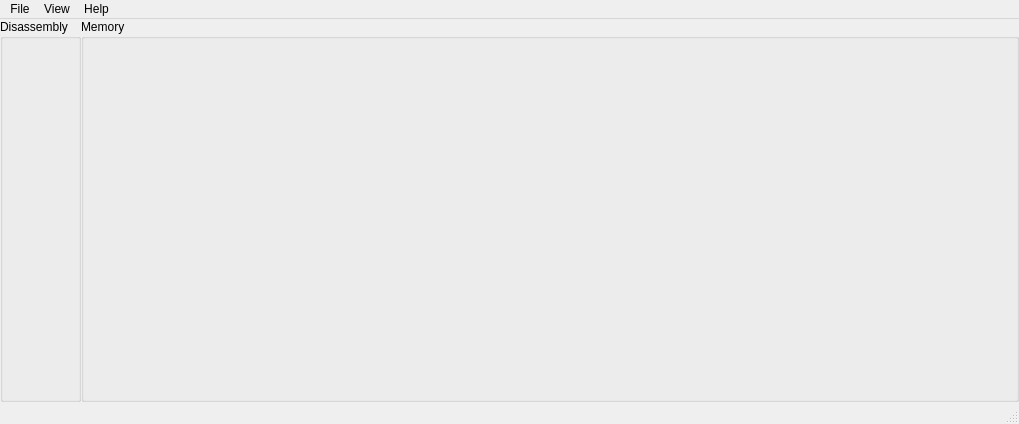
<?xml version="1.0" encoding="UTF-8"?>
<ui version="4.0">
 <class>MainWindow</class>
 <widget class="QMainWindow" name="MainWindow">
  <property name="geometry">
   <rect>
    <x>0</x>
    <y>0</y>
    <width>1019</width>
    <height>424</height>
   </rect>
  </property>
  <property name="windowTitle">
   <string>EM400</string>
  </property>
  <property name="windowIcon">
   <iconset resource="resources.qrc">
    <normaloff>:/icons/em400/em400_32.png</normaloff>:/icons/em400/em400_32.png</iconset>
  </property>
  <widget class="QWidget" name="centralwidget">
   <layout class="QVBoxLayout" name="verticalLayout_4">
    <property name="spacing">
     <number>0</number>
    </property>
    <property name="leftMargin">
     <number>0</number>
    </property>
    <property name="topMargin">
     <number>0</number>
    </property>
    <property name="rightMargin">
     <number>0</number>
    </property>
    <property name="bottomMargin">
     <number>0</number>
    </property>
    <item alignment="Qt::AlignmentFlag::AlignHCenter">
     <widget class="ControlPanel" name="cp" native="true">
      <property name="sizePolicy">
       <sizepolicy hsizetype="Minimum" vsizetype="Fixed">
        <horstretch>0</horstretch>
        <verstretch>0</verstretch>
       </sizepolicy>
      </property>
     </widget>
    </item>
    <item>
     <layout class="QHBoxLayout" name="horizontalLayout_3">
      <property name="spacing">
       <number>0</number>
      </property>
      <item>
       <widget class="QGroupBox" name="group_dasm">
        <property name="sizePolicy">
         <sizepolicy hsizetype="Minimum" vsizetype="Preferred">
          <horstretch>0</horstretch>
          <verstretch>0</verstretch>
         </sizepolicy>
        </property>
        <property name="title">
         <string>Disassembly</string>
        </property>
        <property name="flat">
         <bool>true</bool>
        </property>
        <layout class="QVBoxLayout" name="verticalLayout">
         <property name="spacing">
          <number>6</number>
         </property>
         <property name="leftMargin">
          <number>0</number>
         </property>
         <property name="topMargin">
          <number>0</number>
         </property>
         <property name="rightMargin">
          <number>0</number>
         </property>
         <property name="bottomMargin">
          <number>0</number>
         </property>
         <item>
          <layout class="QHBoxLayout" name="horizontalLayout">
           <item>
            <widget class="DasmView" name="dasm" native="true">
             <property name="sizePolicy">
              <sizepolicy hsizetype="Preferred" vsizetype="Minimum">
               <horstretch>0</horstretch>
               <verstretch>0</verstretch>
              </sizepolicy>
             </property>
            </widget>
           </item>
          </layout>
         </item>
         <item>
          <layout class="QHBoxLayout" name="horizontalLayout_2"/>
         </item>
        </layout>
       </widget>
      </item>
      <item>
       <widget class="QGroupBox" name="group_mem">
        <property name="sizePolicy">
         <sizepolicy hsizetype="Minimum" vsizetype="Preferred">
          <horstretch>255</horstretch>
          <verstretch>0</verstretch>
         </sizepolicy>
        </property>
        <property name="title">
         <string>Memory</string>
        </property>
        <property name="flat">
         <bool>true</bool>
        </property>
        <layout class="QVBoxLayout" name="verticalLayout_2">
         <property name="spacing">
          <number>6</number>
         </property>
         <property name="leftMargin">
          <number>0</number>
         </property>
         <property name="topMargin">
          <number>0</number>
         </property>
         <property name="rightMargin">
          <number>0</number>
         </property>
         <property name="bottomMargin">
          <number>0</number>
         </property>
         <item>
          <widget class="MemView" name="mem" native="true"/>
         </item>
        </layout>
       </widget>
      </item>
     </layout>
    </item>
   </layout>
  </widget>
  <widget class="QMenuBar" name="menubar">
   <property name="geometry">
    <rect>
     <x>0</x>
     <y>0</y>
     <width>1019</width>
     <height>23</height>
    </rect>
   </property>
   <widget class="QMenu" name="menuFile">
    <property name="title">
     <string>File</string>
    </property>
    <addaction name="actionLoad_OS_image"/>
    <addaction name="actionLoad_state"/>
    <addaction name="actionSave_state"/>
    <addaction name="separator"/>
    <addaction name="actionQuit"/>
   </widget>
   <widget class="QMenu" name="menuView">
    <property name="title">
     <string>View</string>
    </property>
    <addaction name="actionMemory_configuration"/>
    <addaction name="actionBreakpoints"/>
    <addaction name="actionWatches"/>
    <addaction name="separator"/>
    <addaction name="actionSmall_Control_Panel"/>
    <addaction name="actionDebugger"/>
    <addaction name="separator"/>
    <addaction name="actionPanel_Theme"/>
   </widget>
   <widget class="QMenu" name="menuHelp">
    <property name="title">
     <string>Help</string>
    </property>
    <addaction name="actionAbout"/>
   </widget>
   <addaction name="menuFile"/>
   <addaction name="menuView"/>
   <addaction name="menuHelp"/>
  </widget>
  <widget class="QStatusBar" name="statusbar"/>
  <action name="actionLoad_OS_image">
   <property name="text">
    <string>Load OS image...</string>
   </property>
  </action>
  <action name="actionLoad_state">
   <property name="text">
    <string>Load state</string>
   </property>
  </action>
  <action name="actionSave_state">
   <property name="text">
    <string>Save state</string>
   </property>
  </action>
  <action name="actionQuit">
   <property name="text">
    <string>Quit</string>
   </property>
  </action>
  <action name="actionMemory_configuration">
   <property name="text">
    <string>Memory configuration</string>
   </property>
  </action>
  <action name="actionBreakpoints">
   <property name="text">
    <string>Breakpoints</string>
   </property>
  </action>
  <action name="actionWatches">
   <property name="text">
    <string>Watches</string>
   </property>
  </action>
  <action name="actionAbout">
   <property name="text">
    <string>About EM400</string>
   </property>
  </action>
  <action name="actionSmall_Control_Panel">
   <property name="checkable">
    <bool>true</bool>
   </property>
   <property name="text">
    <string>Small Control Panel</string>
   </property>
   <property name="shortcut">
    <string>Ctrl+F</string>
   </property>
  </action>
  <action name="actionDebugger">
   <property name="checkable">
    <bool>true</bool>
   </property>
   <property name="text">
    <string>Debugger</string>
   </property>
   <property name="shortcut">
    <string>Ctrl+D</string>
   </property>
  </action>
  <action name="actionPanel_Theme">
   <property name="checkable">
    <bool>true</bool>
   </property>
   <property name="text">
    <string>Panel Theme</string>
   </property>
  </action>
 </widget>
 <customwidgets>
  <customwidget>
   <class>DasmView</class>
   <extends>QWidget</extends>
   <header>ui/qt6/dasmview.h</header>
   <container>1</container>
  </customwidget>
  <customwidget>
   <class>MemView</class>
   <extends>QWidget</extends>
   <header>ui/qt6/memview.h</header>
   <container>1</container>
  </customwidget>
  <customwidget>
   <class>ControlPanel</class>
   <extends>QWidget</extends>
   <header>ui/qt6/controlpanel.h</header>
   <container>1</container>
  </customwidget>
 </customwidgets>
 <resources>
  <include location="resources.qrc"/>
 </resources>
 <connections/>
</ui>
